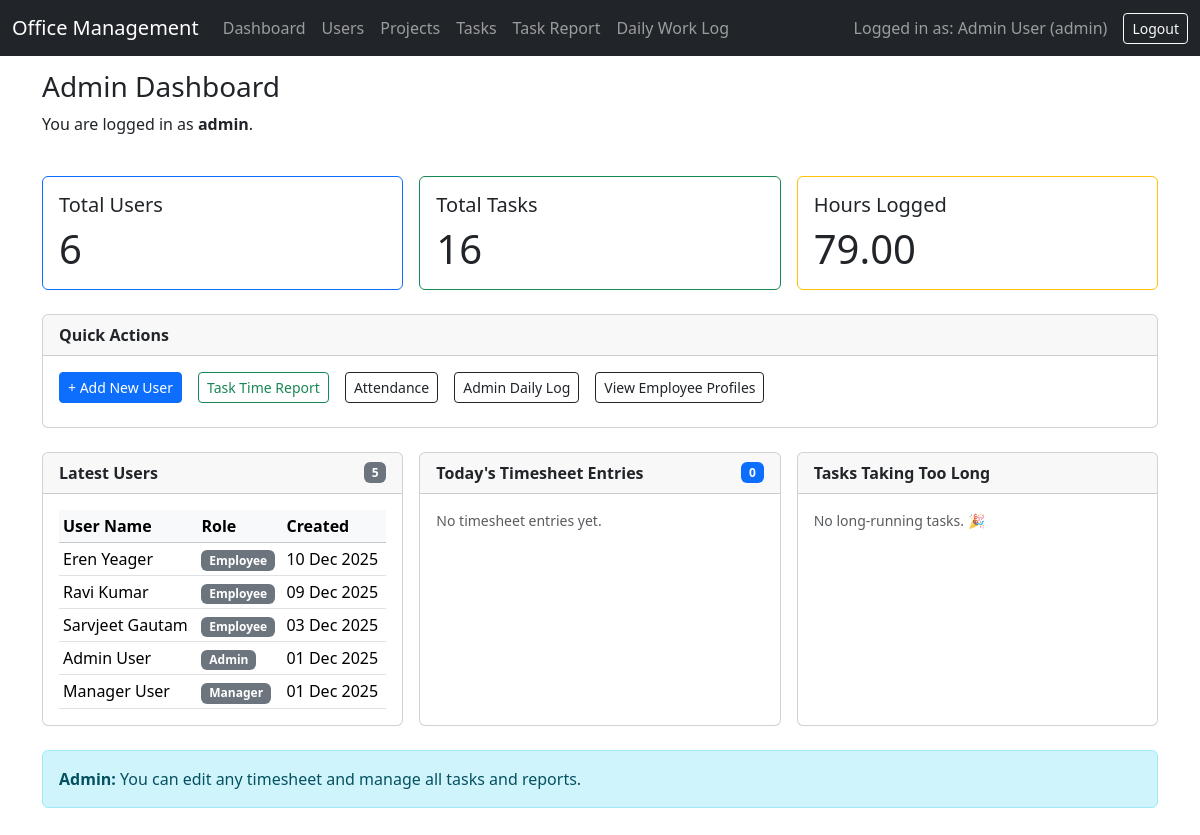
/dashboard.php (signed in), run on the app's committed database.
### tables this page shows
CREATE TABLE `users` (
  `id` int(11) NOT NULL,
  `full_name` varchar(100) NOT NULL,
  `first_name` varchar(100) DEFAULT NULL,
  `last_name` varchar(100) DEFAULT NULL,
  `username` varchar(50) NOT NULL,
  `email` varchar(191) DEFAULT NULL,
  `mobile` varchar(20) DEFAULT NULL,
  `phone` varchar(20) DEFAULT NULL,
  `address` text DEFAULT NULL,
  `social_facebook` varchar(191) DEFAULT NULL,
  `social_linkedin` varchar(191) DEFAULT NULL,
  `social_instagram` varchar(191) DEFAULT NULL,
  `social_twitter` varchar(191) DEFAULT NULL,
  `social_other` varchar(191) DEFAULT NULL,
  `profile_image` varchar(191) DEFAULT NULL,
  `password` varchar(255) NOT NULL,
  `role` enum('admin','manager','employee') NOT NULL DEFAULT 'employee',
  `created_at` datetime NOT NULL DEFAULT current_timestamp()
);

### dashboard.php (the view, shortened to what this page needs)
<?php
require_once 'config.php';
include 'header.php';
$isAdmin    = isset($_SESSION['role']) && $_SESSION['role'] === 'admin';
$isEmployee = isset($_SESSION['role']) && $_SESSION['role'] === 'employee';
$latestUsers      = [];
$latestTimesheets = [];
$overdueTasks     = [];
if ($isAdmin) {
    $sqlUsers = "
        SELECT id, full_name, role, created_at
        FROM users
        ORDER BY created_at DESC
        LIMIT 5
    ";
    if ($stmt = $mysqli->prepare($sqlUsers)) {
        $stmt->execute();
        $result = $stmt->get_result();
        while ($row = $result->fetch_assoc()) {
            $latestUsers[] = $row;
        }
    }
}
$stats = ['users' => 0, 'tasks' => 0, 'hours' => 0];
$res = $mysqli->query("SELECT COUNT(*) AS c FROM users");
if ($res) {
    $row = $res->fetch_assoc();
    $stats['users'] = (int)$row['c'];
}
$res = $mysqli->query("SELECT COUNT(*) AS c FROM tasks");
if ($res) {
    $row = $res->fetch_assoc();
    $stats['tasks'] = (int)$row['c'];
}
$res = $mysqli->query("SELECT COALESCE(SUM(hours),0) AS h FROM timesheets");
if ($res) {
    $row = $res->fetch_assoc();
    $stats['hours'] = (float)$row['h'];
}
$employeeCompleted = 0;
?>
<div class="row mb-4">
  <div class="col">
    <h1 class="h3">
      <?php if ($_SESSION['role'] === 'admin'): ?>
        Admin Dashboard
      <?php elseif ($_SESSION['role'] === 'manager'): ?>
        Manager Dashboard
      <?php else: ?>
        Employee Dashboard
      <?php endif; ?>
    </h1>
    <p>You are logged in as <strong><?php echo htmlspecialchars($_SESSION['role']); ?></strong>.</p>
  </div>
</div>
<div class="row g-3 mb-4">
  <div class="col-md-4">
    <div class="card border-primary">
      <?php if ($isAdmin): ?>
        <a href="manage_users.php" class="text-decoration-none text-reset">
      <?php endif; ?>
        <div class="card-body">
          <h5 class="card-title">
            <?php echo $isEmployee ? 'Completed Tasks' : 'Total Users'; ?>
          </h5>
          <p class="display-6 mb-0">
            <?php echo $isEmployee ? $employeeCompleted : $stats['users']; ?>
          </p>
        </div>
      <?php if ($isAdmin): ?>
        </a>
      <?php endif; ?>
    </div>
  </div>
  <div class="col-md-4">
    <div class="card border-success">
      <?php if ($isAdmin): ?>
        <a href="tasks.php" class="text-decoration-none text-reset">
      <?php endif; ?>
        <div class="card-body">
          <h5 class="card-title">Total Tasks</h5>
          <p class="display-6 mb-0"><?php echo $stats['tasks']; ?></p>
        </div>
      <?php if ($isAdmin): ?>
        </a>
      <?php endif; ?>
    </div>
  </div>
  <div class="col-md-4">
    <div class="card border-warning">
      <?php if ($isAdmin): ?>
        <a href="admin_daily_log.php" class="text-decoration-none text-reset">
      <?php endif; ?>
        <div class="card-body">
          <h5 class="card-title">Hours Logged</h5>
          <p class="display-6 mb-0"><?php echo number_format($stats['hours'], 2); ?></p>
        </div>
      <?php if ($isAdmin): ?>
        </a>
      <?php endif; ?>
    </div>
  </div>
</div>
<?php if ($isAdmin): ?>
  <div class="card mb-4">
    <div class="card-header">
      <strong>Quick Actions</strong>
    </div>
    <div class="card-body d-flex flex-wrap gap-2">
      <a href="add_user.php" class="btn btn-primary btn-sm me-2 mb-2">
        + Add New User
      </a>
      <a href="report_tasks.php" class="btn btn-outline-success btn-sm me-2 mb-2">
        Task Time Report
      </a>
      <a href="attendance.php" class="btn btn-outline-dark btn-sm me-2 mb-2">
        Attendance
      </a>
      <a href="admin_daily_log.php" class="btn btn-outline-dark btn-sm me-2 mb-2">
        Admin Daily Log
      </a>
	  <a href="view_profiles.php" class="btn btn-outline-dark btn-sm me-2 mb-2">
        View Employee Profiles
      </a>
    </div>
  </div>
<?php endif; ?>
<?php if ($isAdmin): ?>
    <div class="row mb-4 g-3">
        <div class="col-12 col-lg-4">
            <div class="card h-100">
				<div class="card-header d-flex justify-content-between align-items-center">
					<strong>Latest Users</strong>
					<span class="badge bg-secondary">
						<?php echo count($latestUsers); ?>
					</span>
				</div>
                <div class="card-body">
                    <?php if (!empty($latestUsers)): ?>
                        <div class="table-responsive">
                            <table class="table table-sm table-hover mb-0">
                                <thead class="table-light">
                                    <tr>
                                        <th scope="col">User Name</th>
                                        <th scope="col">Role</th>
                                        <th scope="col">Created</th>
                                    </tr>
                                </thead>
                                <tbody>
                                <?php foreach ($latestUsers as $user): ?>
                                    <tr>
                                        <td><?php echo htmlspecialchars($user['full_name']); ?></td>
                                        <td>
                                            <span class="badge bg-secondary">
                                                <?php echo htmlspecialchars(ucfirst($user['role'])); ?>
                                            </span>
                                        </td>
                                        <td>
                                            <?php
                                            $created = !empty($user['created_at'])
                                                ? date('d M Y', strtotime($user['created_at']))
                                                : '-';
                                            echo htmlspecialchars($created);
                                            ?>
                                        </td>
                                    </tr>
                                <?php endforeach; ?>
                                </tbody>
                            </table>
                        </div>
                    <?php else: ?>
                        <p class="text-muted small mb-0">No users found yet.</p>
                    <?php endif; ?>
                </div>
            </div>
        </div>
        <div class="col-12 col-lg-4">
            <div class="card h-100">
                <div class="card-header d-flex justify-content-between align-items-center">
					<strong>Today's Timesheet Entries</strong>
					<span class="badge bg-primary">
						<?php echo count($latestTimesheets); ?>
					</span>
				</div>
                <div class="card-body">
                    <?php if (!empty($latestTimesheets)): ?>
                    <div id="latestTimesheetScroll" class="table-responsive timesheet-scroll">
                            <table class="table table-sm table-hover mb-0">
                                <thead class="table-light">
                                    <tr>
                                        <th scope="col">Employee</th>
                                        <th scope="col">Task</th>
                                        <th scope="col">Date</th>
                                        <th scope="col">Hours</th>
                                    </tr>
                                </thead>
                                <tbody>
                                <?php foreach ($latestTimesheets as $ts): ?>
                                    <tr>
                                        <td><?php echo htmlspecialchars($ts['employee_name']); ?></td>
                                        <td>
                                            <?php echo htmlspecialchars(mb_strimwidth($ts['task_title'], 0, 18, '…')); ?>
                                        </td>
                                        <td>
                                            <?php
                                            $tsDate = !empty($ts['work_date'])
                                                ? date('d M', strtotime($ts['work_date']))
                                                : '-';
                                            echo htmlspecialchars($tsDate);
                                            ?>
                                        </td>
                                        <td><?php echo htmlspecialchars(number_format($ts['hours'], 2)); ?></td>
                                    </tr>
                                <?php endforeach; ?>
                                </tbody>
                            </table>
                        </div>
                    <?php else: ?>
                        <p class="text-muted small mb-0">No timesheet entries yet.</p>
                    <?php endif; ?>
                </div>
            </div>
        </div>
        <div class="col-12 col-lg-4">
            <div class="card h-100">
                <div class="card-header">
                    <strong>Tasks Taking Too Long</strong>
                </div>
                <div class="card-body">
                    <?php if (!empty($overdueTasks)): ?>
                        <div class="table-responsive">
                            <table class="table table-sm table-hover mb-0">
                                <thead class="table-light">
                                    <tr>
                                        <th scope="col">Task</th>
                                        <th scope="col">Created By</th>
                                        <th scope="col">Created On</th>
                                        <th scope="col">Status</th>
                                    </tr>
                                </thead>
                                <tbody>
                                <?php foreach ($overdueTasks as $task): ?>
                                    <tr>
                                        <td>
                                            <?php echo htmlspecialchars(mb_strimwidth($task['title'], 0, 18, '…')); ?>
                                        </td>
                                        <td>
                                            <?php echo htmlspecialchars($task['created_by_name'] ?? 'Unknown'); ?>
                                        </td>
                                        <td>
                                            <?php
                                            $createdOn = !empty($task['created_at'])
                                                ? date('d M Y', strtotime($task['created_at']))
                                                : '-';
                                            echo htmlspecialchars($createdOn);
                                            ?>
                                        </td>
                                        <td>
                                            <span class="badge bg-danger">
                                                <?php echo htmlspecialchars(ucfirst($task['status'])); ?>
                                            </span>
                                        </td>
                                    </tr>
                                <?php endforeach; ?>
                                </tbody>
                            </table>
                        </div>
                    <?php else: ?>
                        <p class="text-muted small mb-0">No long-running tasks. 🎉</p>
                    <?php endif; ?>
                </div>
            </div>
        </div>
    </div>
<?php endif; ?>
<?php if ($_SESSION['role'] === 'admin'): ?>
  <div class="alert alert-info">
    <strong>Admin:</strong> You can edit any timesheet and manage all tasks and reports.
  </div>
<?php elseif ($_SESSION['role'] === 'manager'): ?>
  <div class="alert alert-info">
    <strong>Manager:</strong> Use Tasks and Task Report to manage team work.
  </div>
<?php else: ?>
  <div class="alert alert-info">
    <strong>Employee:</strong> Use Timesheets to log your work on tasks.
  </div>
<?php endif; ?>
<?php include 'footer.php'; ?>

### data on the page
users: full_name "Eren Yeager", role "Employee", created_at "10 Dec 2025"
users: full_name "Ravi Kumar", role "Employee", created_at "09 Dec 2025"
users: full_name "Sarvjeet Gautam", role "Employee", created_at "03 Dec 2025"
users: full_name "Admin User", role "Admin", created_at "01 Dec 2025"
users: full_name "Manager User", role "Manager", created_at "01 Dec 2025"

### other printed values
$_SESSION['full_name'] "Admin User"
$_SESSION['role'] "admin"
$stats['users'] "6"
$stats['tasks'] "16"
$stats['hours'] "79.00"
count($latestUsers) "5"
count($latestTimesheets) "0"
